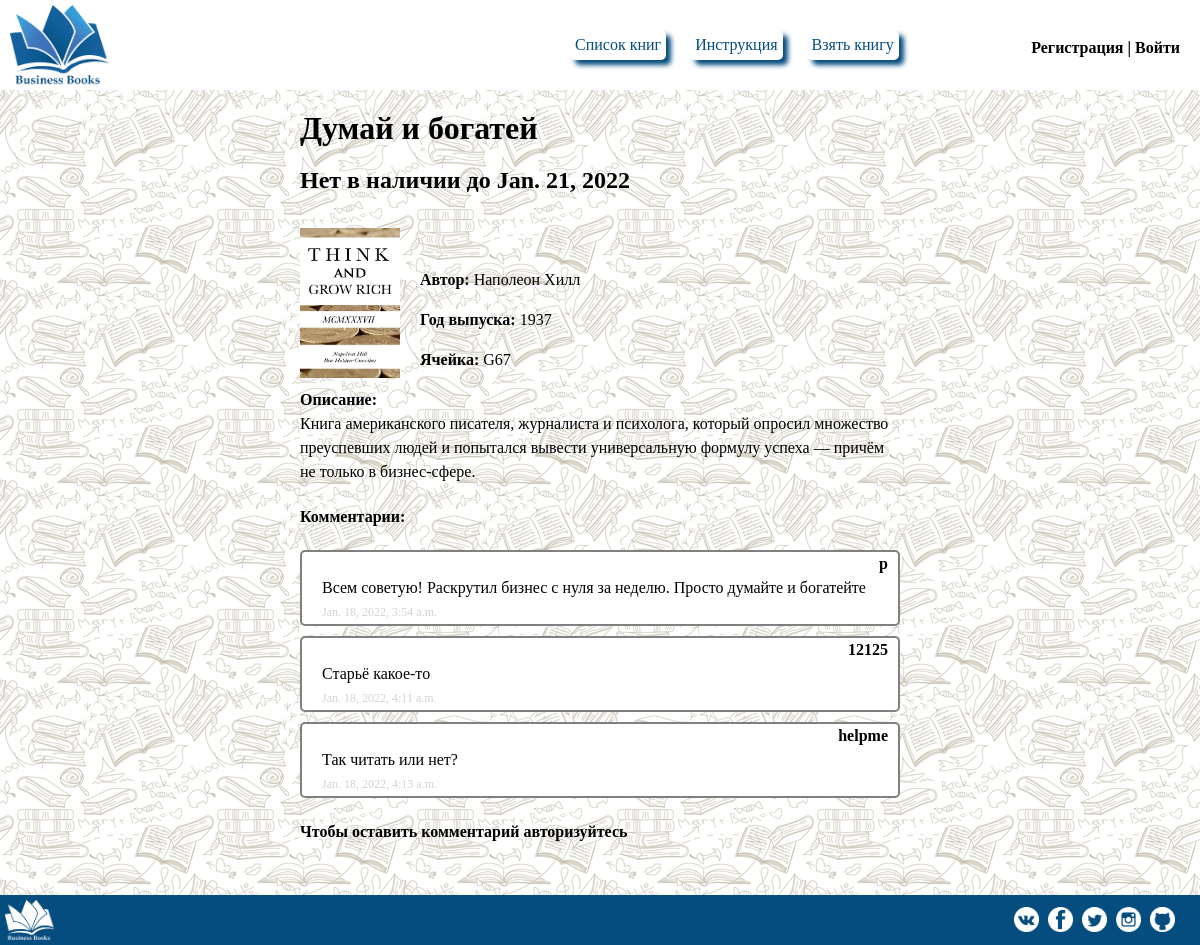
Screenshot of /bookInfo/18/ with the database file from the repository.
### main/models.py (models this page shows, shortened)
class Books(models.Model):
    Id = models.AutoField(primary_key=True)
    BookTitle = models.CharField("Название Книги", max_length=100)
    Author = models.CharField("Автор", max_length=50, default="Неизвестен")
    Year = models.IntegerField("Год", default=0)
    Position = models.CharField("Ячейка", max_length=4, default=None, unique=True)
    Description = models.TextField("Описание", default="Простое описание")
    InfoForDocuments = models.TextField("Для ссылок в библиографический список", default="В конец")
    Free = models.BooleanField("Наличие", default=True)
    Img = models.ImageField("Img", upload_to="static/UploadImg")
    DateFirst = models.DateField("Дата начала аренды",null=True, blank=True)
    DateSecond = models.DateField("Дата возврата",null=True, blank=True)
    Reader=models.CharField("Кто взял книгу",null=True,max_length=100)
    class Meta:
        verbose_name = 'Книга'
        verbose_name_plural = 'Книги'

class Comments(models.Model):
    user = models.ForeignKey(
        User,
        verbose_name="Пользователь",
        on_delete=models.CASCADE)
    new = models.ForeignKey(
        Books,
        verbose_name="Книга",
        on_delete=models.CASCADE)
    text = models.TextField("Комментарий")
    created = models.DateTimeField("Дата добавления", auto_now_add=True, null=True)
    moderation = models.BooleanField("Модерация", default=True)
    class Meta:
        verbose_name = "Комментарий"
        verbose_name_plural = "Комментарии"

### main/views.py (the view, shortened to what this page needs)
# urls.py: path('bookInfo/<int:id>/',views.bookInfo,name="bookInfo"),
def bookInfo(request, id):
    book = Books.objects.all().get(Id=id)
    comment = Comments.objects.filter(new=id, moderation=True)
    form = CommentForm()
    return render(request, "qr/bookInfo.html", {"book": book,
                                                "comments": comment,
                                                "form": form})

### main/templates/qr/BookInfo.html
{% extends './Base.html' %}
{% block Header %}
    <a href="{% url "catalog" %}" class="main-menu btn">Список книг</a>
    <a href="{% url "instruction" %}" class="main-menu btn">Инструкция</a>
    <a href="{% url "formBook" %}" class="main-menu btn">Взять книгу</a>
{% endblock %}
{% block content %}
    <div class="book">
                <h1 class="book-title">{{ book.BookTitle }}</h1>
                <h2>{% if book.Free%}
                    В наличии
                        {% else %}
                            Нет в наличии до {{ book.DateSecond }}
                    {% endif %}
                </h2>
        <p class="book-info">
        <div class="book-img"><img src="{{ book.Img.url }}" style="width:100px;"></div><br>
        <div class="info">
        <p><b>Автор: </b>{{ book.Author }}</p>
        <p><b>Год выпуска: </b>{{ book.Year }}</p>
        <p><b>Ячейка: </b>{{ book.Position }}</p>
        <p><b>Описание: </b><br>{{ book.Description }}</p>
            <h4>Комментарии:</h4>
            {% for comment in comments %}
                <div class="comments">
                    <div class="comment-user">{{ comment.user }}</div><br>
                {{ comment.text }}
                    <div class="comment-date">{{ comment.created }}</div>
                </div>
            {% endfor %}
            {% if user.is_active %}
                <form action="" method="post">
                {% csrf_token %}
                {{ form.as_p }}
                <div class="enter"><button type="submit" class="btn">Отправить</button></div>
                </form>
            {% else %}
                <h4>Чтобы оставить комментарий авторизуйтесь</h4>
            {% endif %}
        </div>
    </div>
{% endblock %}

### main/templates/qr/Base.html (shortened to what this page needs)
<!DOCTYPE html>
<html lang="ru">
<head>
    <link rel="stylesheet" href="../../static/polls/css/style.css">
    </head>
<div class="page page-main">
    <header class="header">
        <div class="header-logo">
            <a href="{% url "main" %}"><img src="../../static/polls/img/booklogo.png" style="width:100px; position:absolute;left:10px;top:5px;display:block;"></a>
        </div>
        <div class="menu">
        {% block Header %}{% endblock %}
                                            <div class="sign-in">
                                                    <ul id="mainmenu" class="mainmenu">
                                                        {% if request.user.is_authenticated %}
                                                        <li class="last"> {{user.username}} | <a href="{% url 'logout' %}" class="register">Выйти</a></li>
                                                        {% else %}
                                                        <li class="last"><a href="{% url 'register' %}"  class="register">Регистрация</a> | <a href="{% url 'login' %}" class="register">Войти</a></li>
                                                        {% endif %}
                                                    </ul>
                                            </div>
        </div>
    </header>
    <div>
    {% block content %}{% endblock %}
    </div>
                   <div style="padding-top:80px;"><footer>
                        <img src="../../static/polls/img/footerlogo.png" style="position:absolute; width:50px; left:5px; top:5px;">
                        <div class="social">
                             <a href="https://vk.com/" class=" social-icon vk"><img src="../../static/polls/img/vkon.png" style="width:25px;"></a>
                             <a href="https://www.facebook.com/" class=" social-icon fb"><img src="../../static/polls/img/fff.png"  style="width:25px;"></a>
                             <a href="https://twitter.com/?lang=ru" class=" social-icon tw"><img src="../../static/polls/img/twit.png"  style="width:25px;"></a>
                             <a href="https://www.instagram.com/" class=" social-icon inst"><img src="../../static/polls/img/inst.png"  style="width:25px;"></a>
                             <a href="https://github.com/PavelKoksharov/QR-BOOK/tree/main" class=" social-icon git"><img src="../../static/polls/img/git.png"  style="width:25px;"></a>
                        </div>
                   </footer>
                   </div>
</div>
</body>
</html>

### main/static/polls/css/style.css (style rules this page uses)
html,body { position:relative; height: 100%; }
.page-main { position: relative; min-height: 100%; }
div.sign-in { max-width: 250px; display:inline-block; float:right; margin-right:20px; text-align: center; position:relative; bottom:5px; }
.menu { width:650px; margin-top:25px; float:right; }
#mainmenu { list-style: none; }
li.last { font-weight:bold; }
footer { position: absolute; left: 0; bottom: 0; width: 100%; height: 50px; background:#054c7f; }
header { display:block; width:100%; height:90px; position:relative; background: white; }
.btn { text-decoration:none; display:inline-block; box-shadow: 5px 5px 5px #054c7f; border-radius:5px; padding-left:5px; padding-right:5px; text-align: center; height:30px; line-height:30px; margin-top:5px; color:#054c7f; margin-left:20px; }
h2+p { margin-left:80px; }
.social-icon { margin-right:5px; }
.instruction, .questions, .book-list, .book { margin-left:auto; margin-right:auto; max-width:600px; }
div.social { position:absolute; right:20px; top:12px; }
li > a { color:black; text-decoration: none; font-weight:bold; }
.book-info { display: flex; }
.book-img { float:left; display:inline-block; margin-right:20px; min-height:100px; }
h1.book-title { line-height:35px; }
div.comments { background:white; border: 2px solid grey; margin-bottom:10px; border-radius:5px; padding-left:20px; }
div.comment-date { color:lightgray; font-size:12px; }
div.comment-user { font-weight: bold; float:right; margin-right:10px; }

### rows the page displays
Books: BookTitle "Думай и богатей", DateSecond "Jan. 21, 2022", Img (picture), Author "Наполеон Хилл", Year "1937", Position "G67", Description "Книга американского писателя, журналиста и психолога, который опросил множество преуспевших людей и попытался вывести универсальную формулу успеха — причём не только в бизнес-сфере."
Comments: user "p", text "Всем советую! Раскрутил бизнес с нуля за неделю. Просто думайте и богатейте", created "Jan. 18, 2022, 3:54 a.m."
Comments: user "12125", text "Старьё какое-то", created "Jan. 18, 2022, 4:11 a.m."
Comments: user "helpme", text "Так читать или нет?", created "Jan. 18, 2022, 4:13 a.m."
